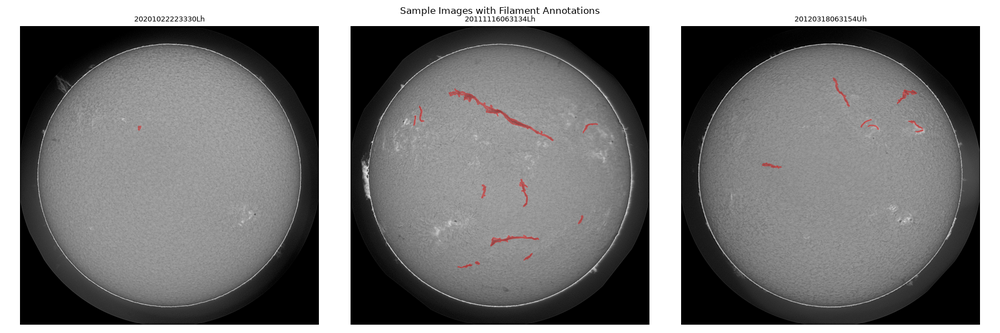
#> input picture notebooks/sample_annotations.png, 1000 x 333 px, shrunk from 1800 x 600 before the run
$ python -i preproc.py   (imports and definitions only)
#> lines starting #> are read from the running program, lines starting #| are printed output that depends on the picture; after the words box and inside, x2 and y2 are one past the last pixel; in counts of white or black regions, pixels touching at a corner belong together
#> further down, picture is the input picture: shape (333, 1000, 3); mean B, G, R 121.8, 121.8, 122.1
"""Contrast normalisation for H-alpha full-disk images (applied identically to train, val and test).

``flat3`` returns a 3-channel uint8 image:
  ch0 = original grey image (unchanged, so nothing is lost),
  ch1 = flat-fielded disk: image / local disk background (normalised Gaussian convolution,
        sigma ~60 px at 2048, restricted to the disk so the limb does not bleed), stretched so that
        a 10 % relative darkening (median filament contrast) moves ~40 grey levels,
  ch2 = CLAHE (clip 2, 8x8 tiles) of ch1.
Limb darkening is removed by the flat-field, so the relative contrast of a filament no longer depends
on its distance from the disk centre.
"""
from __future__ import annotations

import cv2
import numpy as np

SIGMA = 60.0
GAIN = 400.0  # grey levels per unit relative contrast (0.1 -> 40)


def disk_mask(g: np.ndarray, thr: int = 60) -> np.ndarray:
#> called with thr = 60
    m = (g > thr).astype(np.uint8)
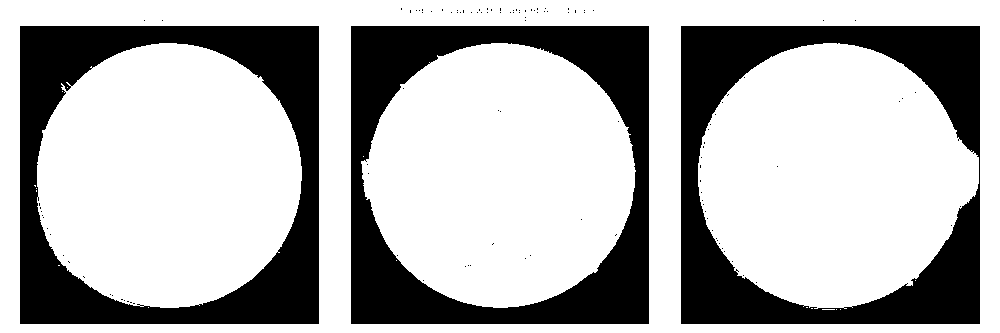
#> m: shape (333, 1000); values 0 (black) and 1 (white), 70.1% white; 115 black regions (112 under 20 px), largest, box (x1, y1, x2, y2) and area: (20, 26, 319, 324) 33294, (351, 26, 649, 324) 32999, (681, 26, 980, 324) 32994
    n, lab, stats, _ = cv2.connectedComponentsWithStats(m, 8)
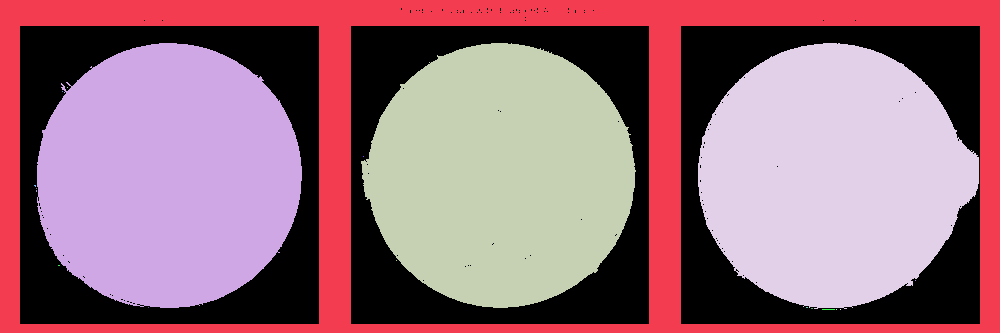
#> lab: shape (333, 1000) int32; 20 distinct labels, from 0 to 19; one colour per label, 0 black
#> n = 20; stats = 20 rows, first 6: [20, 8, 960, 316, 99435], [0, 0, 1000, 333, 65925], [37, 43, 265, 265, 55771], [361, 43, 275, 265, 55785], [698, 43, 281, 266, 56051], [67, 87, 1, 1, 1]
    if n > 1:
        k = 1 + int(np.argmax(stats[1:, cv2.CC_STAT_AREA]))
#> k = 1
        m = (lab == k).astype(np.uint8)
#> m: shape (333, 1000); values 0 (black) and 1 (white), 19.8% white; 1 white region, box (x1, y1, x2, y2) and area: (0, 0, 1000, 333) 65925
    m = cv2.morphologyEx(m, cv2.MORPH_CLOSE, cv2.getStructuringElement(cv2.MORPH_ELLIPSE, (31, 31)))
#> m: shape (333, 1000); values 0 (black) and 1 (white), 20% white; 1 white region, box (x1, y1, x2, y2) and area: (0, 0, 1000, 333) 66688
    return m


def flat3(img: np.ndarray) -> np.ndarray:
    g = img if img.ndim == 2 else img[..., 0]
    g32 = g.astype(np.float32)
    m = disk_mask(g)
    mf = m.astype(np.float32)
    s = SIGMA * g.shape[0] / 2048.0
#> s = 9.76
    num = cv2.GaussianBlur(g32 * mf, (0, 0), s)
    den = cv2.GaussianBlur(mf, (0, 0), s)
    bg = num / np.maximum(den, 1e-3)
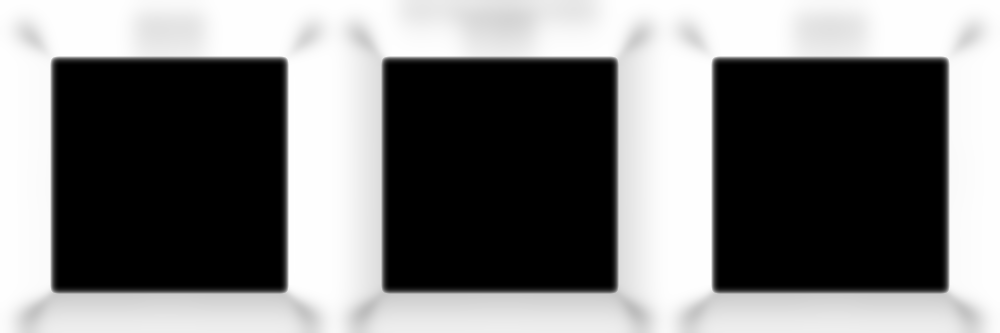
#> bg: shape (333, 1000) float32; min 0, max 255, mean 123.1; drawn with min black and max white
    ratio = g32 / np.maximum(bg, 1.0)
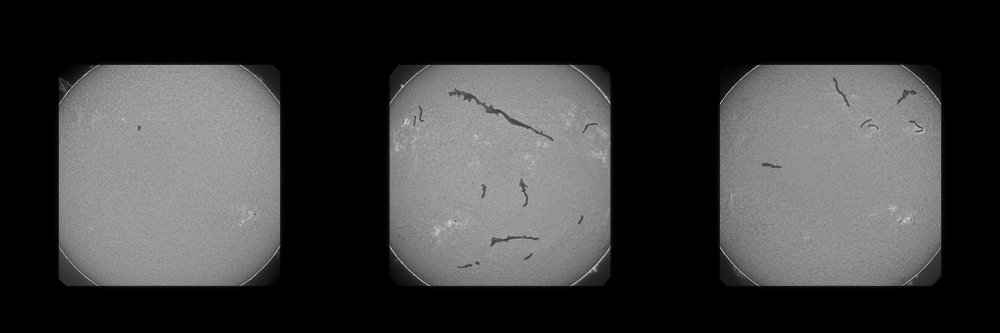
#> ratio: shape (333, 1000) float32; min 0, max 214, mean 60
    flat = np.clip(128.0 + (ratio - 1.0) * GAIN, 0, 255)
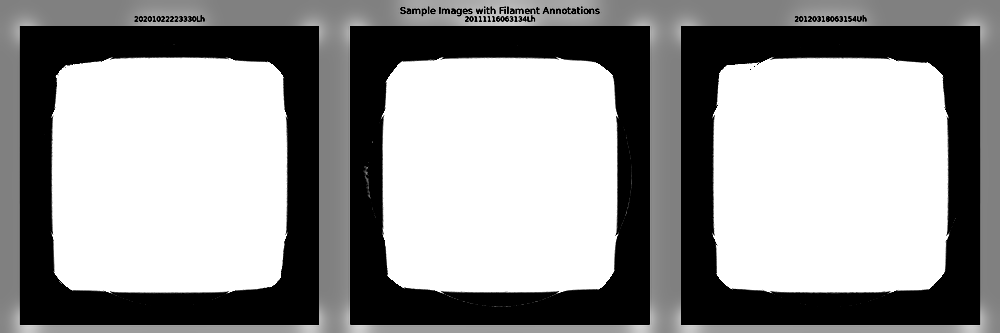
#> flat: shape (333, 1000) float32; min 0, max 255, mean 148.7
    flat[m == 0] = 0
    flat = flat.astype(np.uint8)
    cl = cv2.createCLAHE(clipLimit=2.0, tileGridSize=(8, 8)).apply(flat)
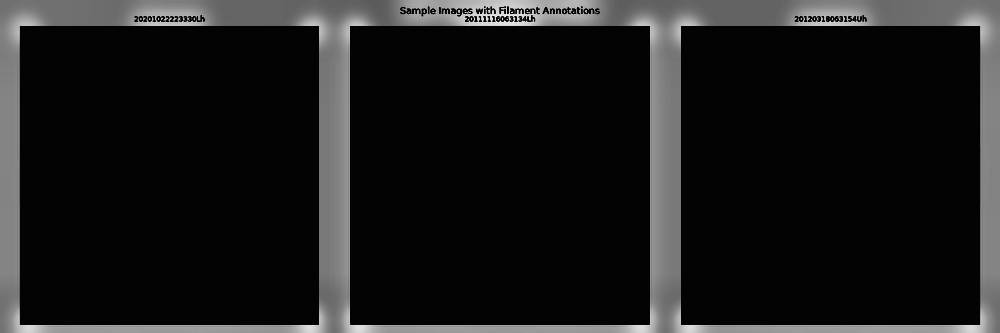
#> cl: shape (333, 1000); min 3, max 229, mean 27.7
    cl[m == 0] = 0
    return np.dstack([g, flat, cl])
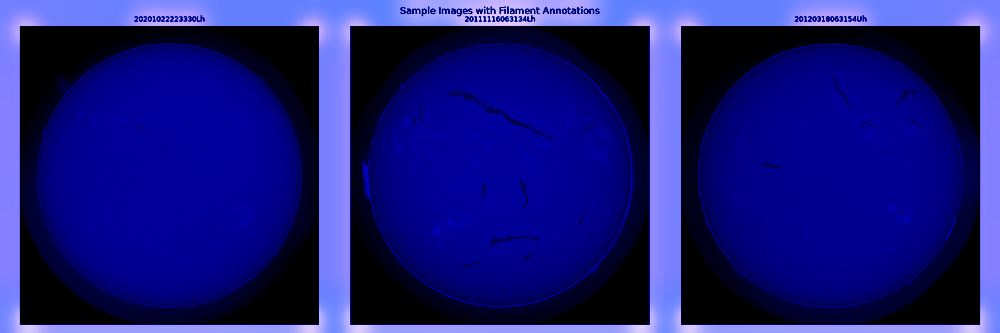
#> returned value: shape (333, 1000, 3); mean of channels 0, 1, 2 121.8, 26.4, 25.3; drawn as B, G, R

>>> import cv2
>>> picture = cv2.imread('../../notebooks/sample_annotations.png')
>>> result = flat3(picture)
